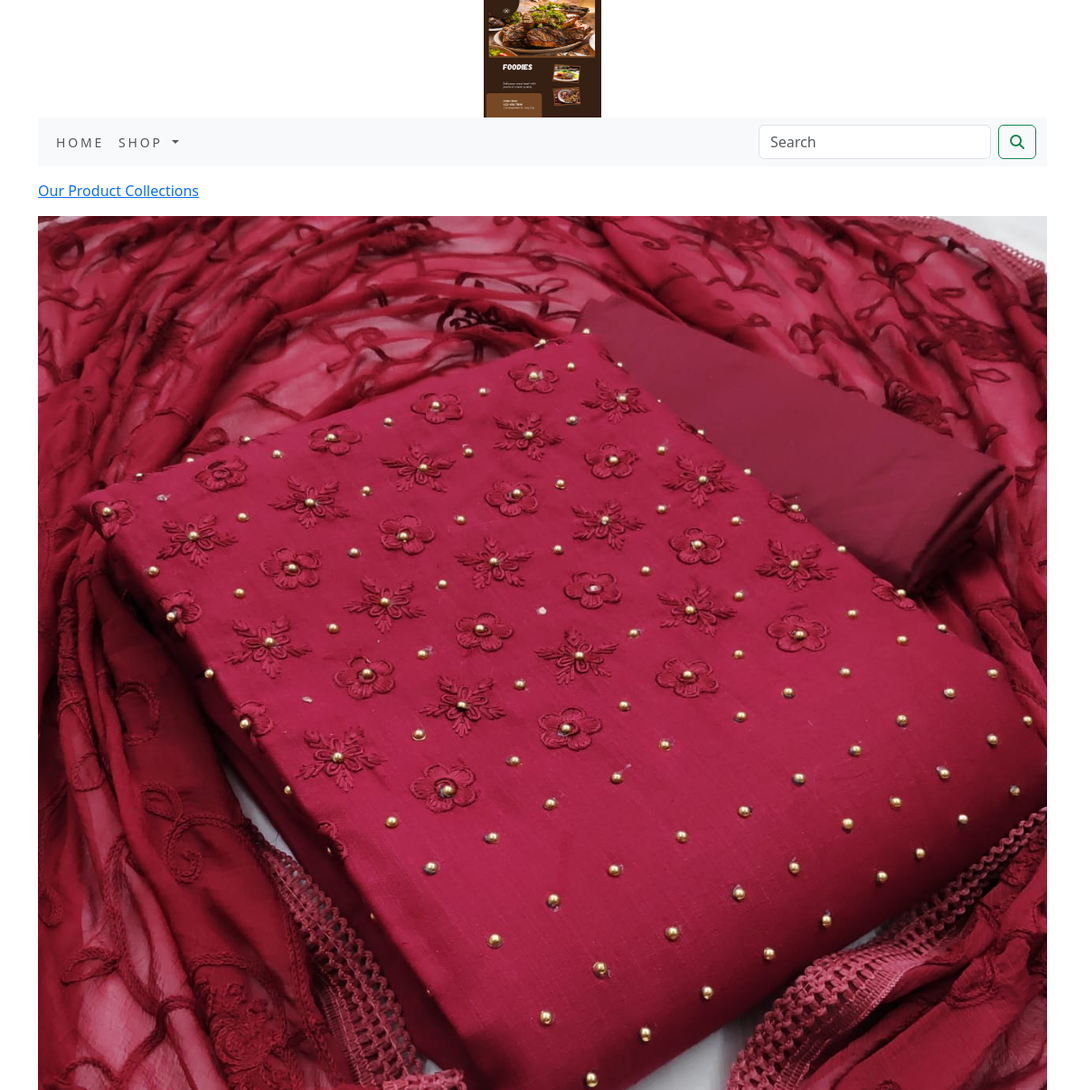
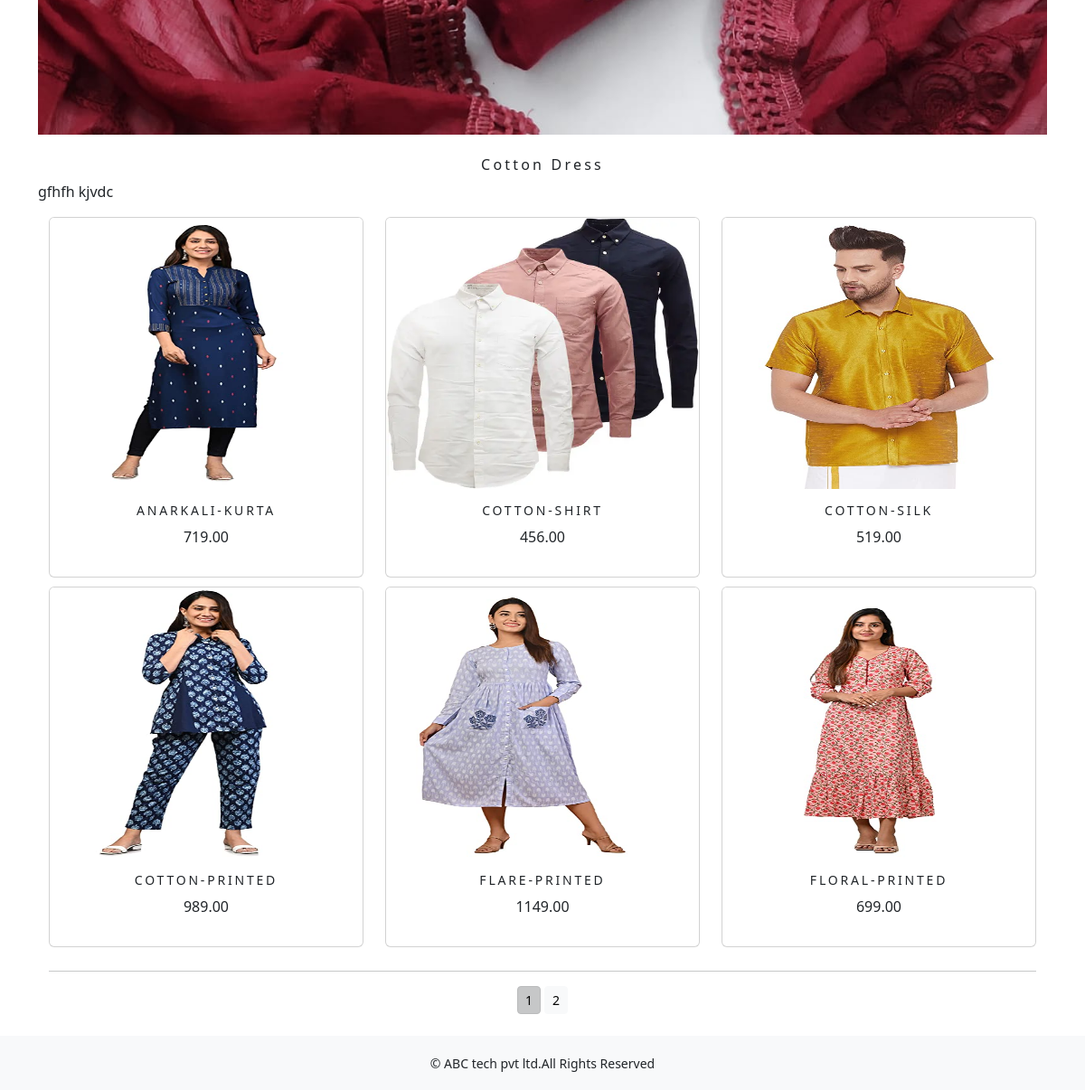
The app's page /shop/cotton-dress/ with its own data (2 pictures, top to bottom).
### shop/models.py (models this page shows, shortened)
class Category(models.Model):
    name = models.CharField(max_length=250, unique=True)
    slug = models.SlugField(max_length=250, unique=True)
    description = models.TextField(blank=True)
    image = models.ImageField(upload_to='category', blank=True)
    class Meta:
        ordering = ('name',)
        verbose_name = 'category'
        verbose_name_plural = 'categories'
    def get_url(self):
        return reverse('shop:product_by_category', args=[self.slug])

class Product(models.Model):
    name = models.CharField(max_length=250, unique=True)
    slug = models.SlugField(max_length=250, unique=True)
    description = models.TextField(blank=True)
    price = models.DecimalField(max_digits=10, decimal_places=2)
    category = models.ForeignKey(Category, on_delete=models.CASCADE)
    image = models.ImageField(upload_to='product', blank=True)
    stock = models.IntegerField()
    available = models.BooleanField(default=True)
    created = models.DateTimeField(auto_now_add=True)
    updated = models.DateTimeField(auto_now=True)
    def get_url(self):
        return reverse('shop:prodCatdetail', args=[self.category.slug, self.slug])
    class Meta:
        ordering = ('name',)
        verbose_name = 'product'
        verbose_name_plural = 'products'

### shop/views.py (the view)
# urls.py: path('', allProdCat),
def allProdCat(request, c_slug=None):
    c_page = None
    products_list = None
    if c_slug!=None:
        c_page = get_object_or_404(Category, slug=c_slug)
        products_list = Product.objects.all().filter(category=c_page, available=True)
    else:
        products_list = Product.objects.all().filter(available=True)
    paginator = Paginator(products_list, 6)
    try:
        page = int(request.GET.get('page', '1'))
    except:
        page = 1
    try:
        products = paginator.page(page)
    except (EmptyPage, InvalidPage):
        products = paginator.page(paginator.num_pages)
    return render(request, "category.html", {'category': c_page, 'products': products})

### cart/context_processors.py (called while the page is built)
def counter(request):
    item_count = 0
    if 'admin' in request.path:
        return {}
    else:
        try:
            cart = Cart.objects.filter(cart_id=_cart_id(request))
            cart_items = CartItem.objects.all().filter(cart=cart[:1])
            for cart_item in cart_items:
                item_count += cart_item.quantity
        except Cart.DoesNotExist:
            item_count = 0
    return dict(item_count=item_count)

### cart/views.py (called while the page is built)
def _cart_id(request):
    cart = request.session.session_key
    if not cart:
        cart = request.session.create()
    return cart

### shop/context_processors.py (called while the page is built)
def menu_links(request):
    links = Category.objects.all()
    return dict(links=links)

### templates/category.html (shortened to what this page needs)
{% extends 'base.html' %}
{% load static %}
{% block content %}
{% if category %}
    <div>
        <div class="row my_row_class">
            <div class="mx-auto">
            <p><a href="{% url 'shop:allProdCat' %}">Our Product Collections</a> </p>
        </div>
            </div>
    </div>
    {% endif %}
<div class="mx-auto">
    {% if category %}
       <img class="my_image" src="{{category.image.url}}" alt="{{category.name}}">
</div>
    <br>
<div>
        <h1 class="text-center my_title">{{category.name}}</h1>
        <p class="text-justify">{{category.description}}</p>
</div>
    {% endif %}
<div class="container">
    <div class="row mx_auto">
        {% for product in products.object_list %}
        <div class="my_bottom_margin col-9 col-sm-12  col-md-4 col-lg-4">
            <div class="card text-center" style="min-width:18rem;">
                <a href="{{product.get_url}}"><img class="card-img-top my_image" src="{{product.image.url}}" style="height:300px;" alt="{{product.name}}"></a>
            <div class="card-body">
               <h4>{{product.name}}</h4>
               <p>{{product.price}}</p>
            </div>
            </div>
        </div>
        {% endfor %}
    </div>
    <div class="mx-auto">
        {% if products.paginator.num_pages > 1 %}
        <hr>
        <div class="text-center">
            {% for pg in products.paginator.page_range %}
                <a href="?page={{pg}}" class="btn btn-light btn-sm {% if products.number == pg %} active {% endif %}">{{pg}}</a>
            {% endfor %}
        </div>
        {% endif %}
    </div>
    <br>
</div>
{% endblock %}

### static/css/custom.css (style rules this page uses)
body { font-family: 'Roboto', sans-serif; }
.my_row_class { padding-top :15px; }
.my_image { width:100%; height:auto; }
.my_title { font-size:16px; text_transform:uppercase; letter-spacing:.2em; }
.my_bottom_margin { margin-bottom:10px; }
.card-body h4 { font-size:14px; text-transform:uppercase; letter-spacing:.2em; }

### records on screen
Category: image (picture), name "Cotton Dress", description "gfhfh kjvdc"
Product: image (picture), name "ANARKALI-KURTA", price "719.00"
Product: image (picture), name "COTTON-SHIRT", price "456.00"
Product: image (picture), name "COTTON-SILK", price "519.00"
Product: image (picture), name "COTTON-PRINTED", price "989.00"
Product: image (picture), name "FLARE-PRINTED", price "1149.00"
Product: image (picture), name "FLORAL-PRINTED", price "699.00"

### other values on screen
{{ pg }} "1" "2"
